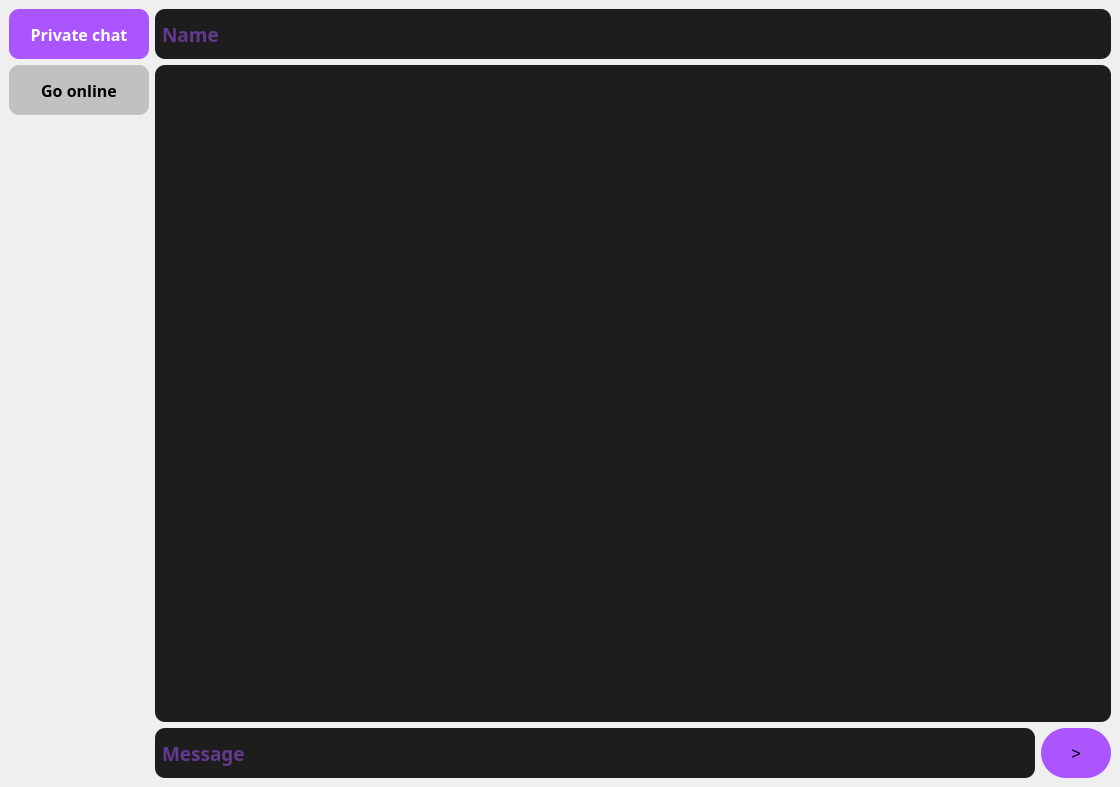
<?xml version="1.0" encoding="UTF-8"?>
<ui version="4.0">
 <class>MainWindow</class>
 <widget class="QMainWindow" name="MainWindow">
  <property name="geometry">
   <rect>
    <x>0</x>
    <y>0</y>
    <width>1120</width>
    <height>787</height>
   </rect>
  </property>
  <property name="windowTitle">
   <string>MainWindow</string>
  </property>
  <property name="styleSheet">
   <string notr="true">color: rgb(255, 255, 255);
background-color: qlineargradient(spread:pad, x1:0, y1:0, x2:1, y2:0, stop:0 rgba(245, 224, 176, 255), stop:0.09 rgba(246, 189, 237, 255), stop:0.14 rgba(194, 207, 246, 255), stop:0.19 rgba(184, 160, 168, 255), stop:0.25 rgba(171, 186, 248, 255), stop:0.32 rgba(243, 248, 224, 255), stop:0.385 rgba(249, 162, 183, 255), stop:0.47 rgba(100, 115, 124, 255), stop:0.58 rgba(251, 205, 202, 255), stop:0.65 rgba(170, 128, 185, 255), stop:0.75 rgba(252, 222, 204, 255), stop:0.805 rgba(206, 122, 218, 255), stop:0.86 rgba(254, 223, 175, 255), stop:0.91 rgba(254, 236, 244, 255), stop:1 rgba(255, 191, 221, 255));
</string>
  </property>
  <widget class="QWidget" name="centralwidget">
   <layout class="QGridLayout" name="gridLayout_3">
    <item row="0" column="0">
     <layout class="QGridLayout" name="gridLayout_2">
      <item row="0" column="0">
       <layout class="QVBoxLayout" name="verticalLayout">
        <item>
         <widget class="QPushButton" name="butt_hostServ_3">
          <property name="minimumSize">
           <size>
            <width>140</width>
            <height>50</height>
           </size>
          </property>
          <property name="font">
           <font>
            <family>Arial Black</family>
            <pointsize>12</pointsize>
            <bold>true</bold>
           </font>
          </property>
          <property name="styleSheet">
           <string notr="true">background-color: rgb(170, 85, 255);
border-radius: 10px;</string>
          </property>
          <property name="text">
           <string>Private chat</string>
          </property>
         </widget>
        </item>
        <item>
         <widget class="QPushButton" name="butt_hostServ_2">
          <property name="minimumSize">
           <size>
            <width>140</width>
            <height>50</height>
           </size>
          </property>
          <property name="font">
           <font>
            <family>Arial Black</family>
            <pointsize>12</pointsize>
            <bold>true</bold>
           </font>
          </property>
          <property name="cursor">
           <cursorShape>PointingHandCursor</cursorShape>
          </property>
          <property name="styleSheet">
           <string notr="true">background-color: rgb(193, 193, 193);
color: rgb(0, 0, 0);
border-radius: 10px;</string>
          </property>
          <property name="text">
           <string>Go online</string>
          </property>
         </widget>
        </item>
        <item>
         <spacer name="verticalSpacer">
          <property name="orientation">
           <enum>Qt::Vertical</enum>
          </property>
          <property name="sizeHint" stdset="0">
           <size>
            <width>20</width>
            <height>40</height>
           </size>
          </property>
         </spacer>
        </item>
       </layout>
      </item>
      <item row="0" column="1">
       <layout class="QGridLayout" name="gridLayout">
        <item row="2" column="0">
         <layout class="QHBoxLayout" name="horizontalLayout">
          <item>
           <widget class="QLineEdit" name="lineEdit">
            <property name="sizePolicy">
             <sizepolicy hsizetype="Expanding" vsizetype="Fixed">
              <horstretch>0</horstretch>
              <verstretch>0</verstretch>
             </sizepolicy>
            </property>
            <property name="minimumSize">
             <size>
              <width>0</width>
              <height>50</height>
             </size>
            </property>
            <property name="font">
             <font>
              <family>Arial Black</family>
              <pointsize>14</pointsize>
              <bold>true</bold>
             </font>
            </property>
            <property name="styleSheet">
             <string notr="true">padding-left: 5px;
border-radius: 10px; 
background-color:rgb(29, 29, 29);
color:  rgb(170, 85, 255);</string>
            </property>
            <property name="echoMode">
             <enum>QLineEdit::Normal</enum>
            </property>
            <property name="placeholderText">
             <string>Message</string>
            </property>
           </widget>
          </item>
          <item>
           <widget class="QPushButton" name="butt_sendMessage">
            <property name="minimumSize">
             <size>
              <width>70</width>
              <height>50</height>
             </size>
            </property>
            <property name="font">
             <font>
              <pointsize>12</pointsize>
             </font>
            </property>
            <property name="styleSheet">
             <string notr="true">background-color:  rgb(170, 85, 255);
color: rgb(0, 0, 0);
border-radius: 25px; 
</string>
            </property>
            <property name="text">
             <string>&gt;</string>
            </property>
           </widget>
          </item>
         </layout>
        </item>
        <item row="0" column="0">
         <widget class="QLineEdit" name="nick">
          <property name="sizePolicy">
           <sizepolicy hsizetype="Expanding" vsizetype="Fixed">
            <horstretch>0</horstretch>
            <verstretch>0</verstretch>
           </sizepolicy>
          </property>
          <property name="minimumSize">
           <size>
            <width>0</width>
            <height>50</height>
           </size>
          </property>
          <property name="font">
           <font>
            <family>Arial Black</family>
            <pointsize>14</pointsize>
            <bold>true</bold>
           </font>
          </property>
          <property name="styleSheet">
           <string notr="true">padding-left: 5px;
border-radius: 10px; 
background-color:rgb(29, 29, 29);
color: rgb(170, 85, 255);</string>
          </property>
          <property name="text">
           <string/>
          </property>
          <property name="placeholderText">
           <string>Name</string>
          </property>
         </widget>
        </item>
        <item row="1" column="0">
         <widget class="QTextEdit" name="textEdit">
          <property name="font">
           <font>
            <family>Arial</family>
            <pointsize>14</pointsize>
            <bold>false</bold>
           </font>
          </property>
          <property name="styleSheet">
           <string notr="true">background-color:rgb(29, 29, 29);
border-radius: 10px; 
color: rgb(193, 193, 193);
padding-left: 5px;
padding-top: 5px;</string>
          </property>
          <property name="readOnly">
           <bool>true</bool>
          </property>
         </widget>
        </item>
       </layout>
      </item>
     </layout>
    </item>
   </layout>
  </widget>
 </widget>
 <resources/>
 <connections/>
</ui>
